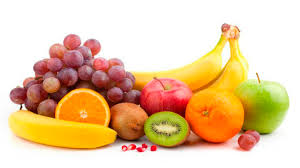
#> input picture taller2/fruitRGB.jpg, 300 x 168 px
$ python punto5.py   (older library calls are emulated)
#> lines starting #> are read from the running program, lines starting #| are printed output that depends on the picture; long printed decimals are rounded
### taller2/funciones.py
# -*- coding: utf-8 -*-
"""
Created on Tue Aug 28 16:39:39 2018

@author: Manuel Andres Sanchez Muñoz

Funciones

"""
import numpy as np
import scipy.signal as sg
import math

# [114 lines left out: functions my_gamma, grayWhite, grayBlack, my_hist, my_equal, rgb2ycbcr and 9 more, not called in this run]

def my_rgb2cmy(im):
    CMY = 255-im
    return CMY

def my_cmy2rgb(im):
    RGB = 255-im
    return RGB

def my_mseRGB(image1,image2):
    [m,n,b]=image1.shape
    N = m*n*b
    mse = sum(sum(sum((image1-image2)**2)))/N
    return mse

# [65 lines left out: functions my_threshold, rgb2hsi, hsi2rgb, not called in this run]


### taller2/punto5.py
# -*- coding: utf-8 -*-
"""
Created on Sat Oct 06 22:19:11 2018

@author: Manuel Andres Sanchez Muñoz

A. Seleccione una imagen en color. Lee tu imagen en Python. Luego, agregue
ruido a la imagen en color. (np.random.uniform (0,75))

B. Filtra la imagen de color usando filtros gaussianos y medios. El tamaño del
filtro debe ser 3x3, 5x5 y 7x7, y el sigma para el filtro gaussiano debe ser
0.5, 0.7 y 1. Recuerde, filtrar una imagen en color requiere Para filtrar cada
canal R-G-B.

C. Compara el resultado usando el MSE. Tenga en cuenta que necesita definir una
nueva función de MSE que compare Imágenes en color. En el informe, se incluye
el MSE para cada configuración y se presenta una discusión sobre cual es la
mejor configuración para la imagen.
"""

from PIL import Image
import numpy as np
import matplotlib.pyplot as plt
from scipy.ndimage import filters
import funciones as fun

Im = Image.open('fruitRGB.jpg').convert('RGB')
#> Im is the input picture: PIL image 300x168 RGB; mean R, G, B 232.3, 200.5, 161.2
Im_a = np.array(Im)
plt.imshow(Im_a)
plt.title("Imagen Original")

[row, col, nb] = Im_a.shape
#> row = 168; col = 300; nb = 3
Im_n = np.zeros(Im_a.shape)
Im_n = Im_a+75*np.random.rand(row,col,nb)
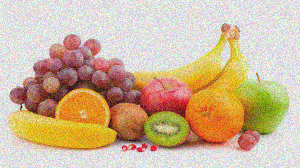
#> Im_n: shape (168, 300, 3) float64; mean R, G, B 269.9, 237.8, 198.8; drawn with min black and max white
Im_n = np.uint8(255*Im_n/Im_n.max())
plt.figure()
plt.imshow(Im_n)
plt.title("Imagen con ruido (0,75)")

Im_f1 = filters.uniform_filter(Im_n,3)
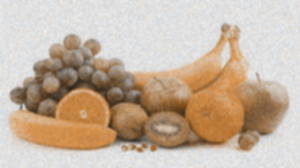
#> Im_f1: shape (168, 300, 3); mean R, G, B 198.8, 180.5, 162.2
plt.figure()
plt.imshow(Im_f1)
mse_f1 = fun.my_mseRGB(Im_a,Im_f1)
#> in my_mseRGB, `mse = sum(sum(sum((image1-image2)**2)))/N`: mse = 0.00341
#> mse_f1 = 0.00341
plt.title("Imagen con filtro 3 x 3")
print ("MSE para uniforme 3 x 3 con ruido (0,75): " + str(mse_f1))
#| MSE para uniforme 3 x 3 con ruido (0,75): 0.003406

Im_f1 = filters.uniform_filter(Im_n,5)
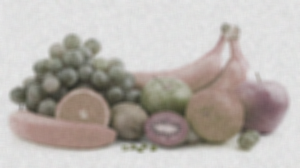
#> Im_f1: shape (168, 300, 3); mean R, G, B 186, 179.9, 175
plt.figure()
plt.imshow(Im_f1)
mse_f1 = fun.my_mseRGB(Im_a,Im_f1)
#> mse_f1 = 0.00134
plt.title("Imagen con filtro 5 x 5")
print ("MSE para uniforme 5 x 5 con ruido (0,75): " + str(mse_f1))
#| MSE para uniforme 5 x 5 con ruido (0,75): 0.001336

Im_f1 = filters.uniform_filter(Im_n,7)
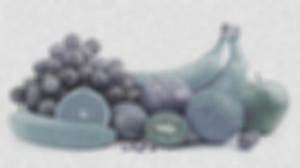
#> Im_f1: shape (168, 300, 3); mean R, G, B 176.1, 180.5, 184
plt.figure()
plt.imshow(Im_f1)
mse_f1 = fun.my_mseRGB(Im_a,Im_f1)
#> mse_f1 = 0.00153
plt.title("Imagen con filtro 7 x 7")
print ("MSE para uniforme 7 x 7 con ruido (0,75): " + str(mse_f1))
#| MSE para uniforme 7 x 7 con ruido (0,75): 0.001528

Im_f2 = filters.gaussian_filter(Im_n,0.5)
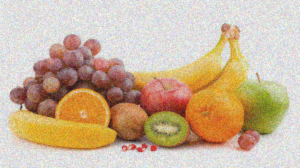
#> Im_f2: shape (168, 300, 3); mean R, G, B 203.9, 181.2, 154.8
plt.figure()
plt.imshow(Im_f2)
mse_f2 = fun.my_mseRGB(Im_a,Im_f2)
#> mse_f2 = 0.00262
plt.title("Imagen con filtro 0.5")
print ("MSE para gaussiano 0.5 con ruido (0,75): " + str(mse_f1))
#| MSE para gaussiano 0.5 con ruido (0,75): 0.001528

Im_f2 = filters.gaussian_filter(Im_n,0.7)
plt.figure()
plt.imshow(Im_f2)
mse_f2 = fun.my_mseRGB(Im_a,Im_f2)
#> mse_f2 = 0.00166
plt.title("Imagen con filtro 0.7")
print ("MSE para gaussiano 0.7 con ruido (0,75): " + str(mse_f1))
#| MSE para gaussiano 0.7 con ruido (0,75): 0.001528

Im_f2 = filters.gaussian_filter(Im_n,1)
plt.figure()
plt.imshow(Im_f2)
mse_f2 = fun.my_mseRGB(Im_a,Im_f2)
#> mse_f2 = 0.00335
plt.title("Imagen con filtro 1")
print ("MSE para gaussiano 1 con ruido (0,75): " + str(mse_f1))
#| MSE para gaussiano 1 con ruido (0,75): 0.001528

$ run again, with taller2/build.jpg copied over taller2/fruitRGB.jpg
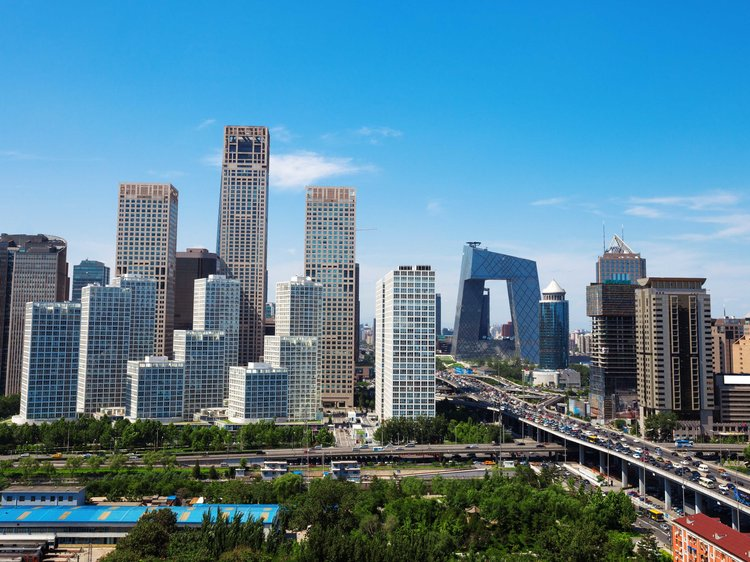
#> input picture taller2/build.jpg, 750 x 562 px
#> Im is the input picture: PIL image 750x562 RGB; mean R, G, B 87.4, 130.2, 151.5
#> mse = 0.00029
#| MSE para uniforme 3 x 3 con ruido (0,75): 0.0002902
#> `Im_f1 = filters.uniform_filter(Im_n,5)`:
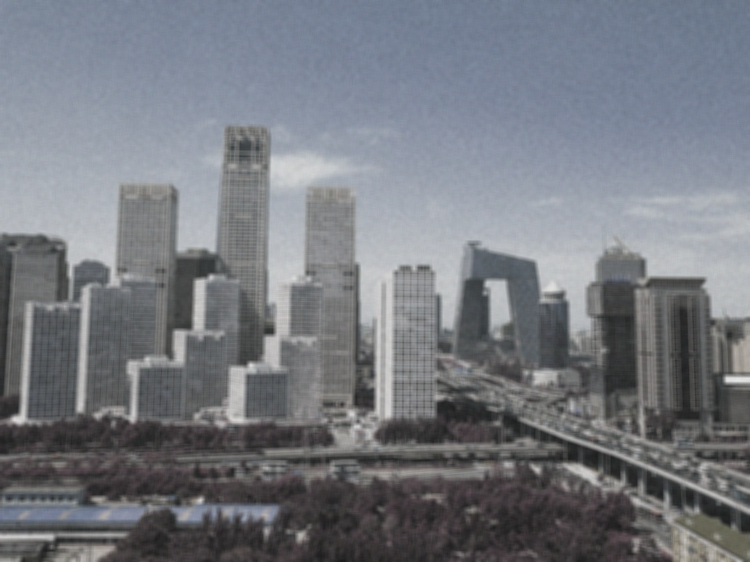
#> Im_f1: shape (562, 750, 3); mean R, G, B 118, 121.3, 127.9
#> `mse_f1 = fun.my_mseRGB(Im_a,Im_f1)`: mse_f1 = 0.000433
#| MSE para uniforme 5 x 5 con ruido (0,75): 0.0004334
#> `Im_f1 = filters.uniform_filter(Im_n,7)`:
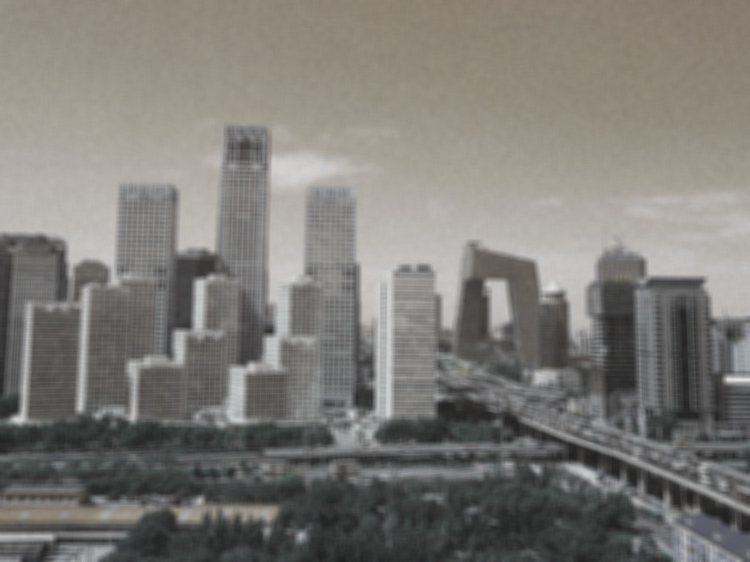
#> Im_f1: shape (562, 750, 3); mean R, G, B 125.5, 123.1, 118.4
#> `mse_f1 = fun.my_mseRGB(Im_a,Im_f1)`: mse_f1 = 0.000335
#| MSE para uniforme 7 x 7 con ruido (0,75): 0.0003353
#> `mse_f2 = fun.my_mseRGB(Im_a,Im_f2)`: mse_f2 = 0.000342
#| MSE para gaussiano 0.5 con ruido (0,75): 0.0003353
#> `mse_f2 = fun.my_mseRGB(Im_a,Im_f2)`: mse_f2 = 0.000317
#| MSE para gaussiano 0.7 con ruido (0,75): 0.0003353
#> `mse_f2 = fun.my_mseRGB(Im_a,Im_f2)`: mse_f2 = 0.000478
#| MSE para gaussiano 1 con ruido (0,75): 0.0003353
